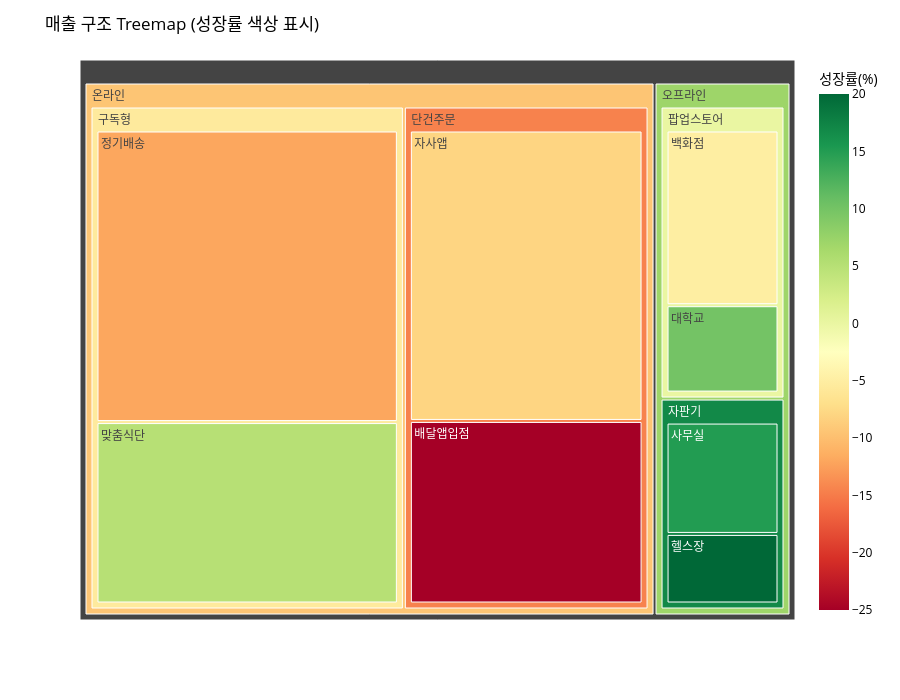

This figure's notebook cell:
### Markdown cell above
---

## 과제 1. MECE 검증과 매출 분해 (9점)

### 요구사항

1. **(3점)** 매출 데이터의 분류(Level1 → Level2 → Level3)가 **MECE를 만족하는지** 판단하세요.
   - 상호 배타적(ME)인가? 전체 포괄적(CE)인가?
   - 빠진 항목이 있다면 어떤 것인지 서술

2. **(3점)** 매출 데이터를 **Sunburst 차트** 또는 **Treemap**으로 시각화하세요.
   - Level1 → Level2 → Level3 계층 구조가 보여야 합니다

3. **(3점)** 성장률이 마이너스인 항목만 추출하여, 이 항목들의 매출이 전체에서 차지하는 **비율(%)**을 계산하고 `print()`로 출력하세요.

### Code cell
# ✏️ 과제 1-1: Sunburst 또는 Treemap 시각화
import plotly.express as px

# 데이터 준비 (열 이름 변경)
df = revenue.copy()
df.rename(columns={'Value_억원': 'Revenue', 'Growth_pct': 'Growth'}, inplace=True)

print("Treemap 시각화 데이터:")
print(df.to_string(index=False))
print()

# Treemap 시각화
fig = px.treemap(
    df,
    path=['Level1', 'Level2', 'Level3'],
    values='Revenue',
    color='Growth',
    color_continuous_scale='RdYlGn',
    hover_data={'Revenue': ':.0f', 'Growth': ':.1f'}
)

fig.update_layout(
    title='매출 구조 Treemap (성장률 색상 표시)',
    font=dict(color='black'),
    height=700,
    coloraxis_colorbar=dict(
        title='성장률(%)',
        tickfont=dict(color='black')
    )
)

fig.show()

### Figure 1 — Plotly figure (JSON) as saved in the notebook; plotly's stock layout.template omitted (floating-point values rounded to 4 significant figures)
{"data": [{"branchvalues": "total", "customdata": [[45.0, -12.0], [28.0, 5.0], [35.0, -8.0], [22.0, -25.0], [8.0, 15.0], [5.0, 20.0], [12.0, -5.0], [6.0, 10.0], [73.0, -5.479], [57.0, -14.56], [13.0, 16.92], [18.0, 0.0], [130.0, -9.462], [31.0, 7.097]], "domain": {"x": [0.0, 1.0], "y": [0.0, 1.0]}, "hovertemplate": "labels=%{label}<br>Revenue=%{customdata[0]:.0f}<br>parent=%{parent}<br>id=%{id}<br>Growth=%{color:.1f}<extra></extra>", "ids": ["온라인/구독형/정기배송", "온라인/구독형/맞춤식단", "온라인/단건주문/자사앱", "온라인/단건주문/배달앱입점", "오프라인/자판기/사무실", "오프라인/자판기/헬스장", "오프라인/팝업스토어/백화점", "오프라인/팝업스토어/대학교", "온라인/구독형", "온라인/단건주문", "오프라인/자판기", "오프라인/팝업스토어", "온라인", "오프라인"], "labels": ["정기배송", "맞춤식단", "자사앱", "배달앱입점", "사무실", "헬스장", "백화점", "대학교", "구독형", "단건주문", "자판기", "팝업스토어", "온라인", "오프라인"], "marker": {"coloraxis": "coloraxis", "colors": [-12.0, 5.0, -8.0, -25.0, 15.0, 20.0, -5.0, 10.0, -5.479, -14.56, 16.92, 0.0, -9.462, 7.097]}, "name": "", "parents": ["온라인/구독형", "온라인/구독형", "온라인/단건주문", "온라인/단건주문", "오프라인/자판기", "오프라인/자판기", "오프라인/팝업스토어", "오프라인/팝업스토어", "온라인", "온라인", "오프라인", "오프라인", "", ""], "type": "treemap", "values": [45.0, 28.0, 35.0, 22.0, 8.0, 5.0, 12.0, 6.0, 73.0, 57.0, 13.0, 18.0, 130.0, 31.0]}], "layout": {"coloraxis": {"colorbar": {"tickfont": {"color": "black"}, "title": {"text": "성장률(%)"}}, "colorscale": [[0.0, "rgb(165,0,38)"], [0.1, "rgb(215,48,39)"], [0.2, "rgb(244,109,67)"], [0.3, "rgb(253,174,97)"], [0.4, "rgb(254,224,139)"], [0.5, "rgb(255,255,191)"], [0.6, "rgb(217,239,139)"], [0.7, "rgb(166,217,106)"], [0.8, "rgb(102,189,99)"], [0.9, "rgb(26,152,80)"], [1.0, "rgb(0,104,55)"]]}, "font": {"color": "black"}, "height": 700, "legend": {"tracegroupgap": 0}, "margin": {"t": 60}, "title": {"text": "매출 구조 Treemap (성장률 색상 표시)"}}}
